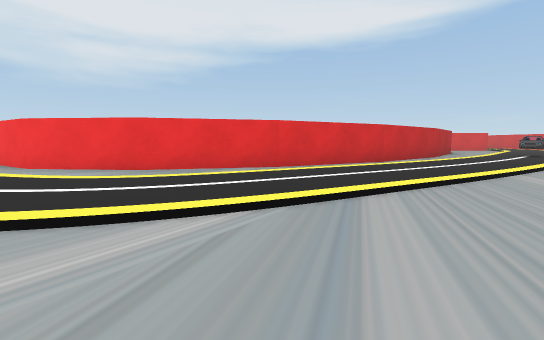
[1] (above)

18 first-person views from a walk through a 3-D level made in the Unity game engine. The camera is 0.49 m above the floor, tilts 6° down and sees 90° across. The floor is counted in squares, 1 m on a side. Each view is taken from the middle of a square. On the plan, view 1 faces up. The plan holds only what a view shows up to about 9 squares ahead; the rest is blank. The place goes on beyond the plan. Some animated figures are left out.

[2]
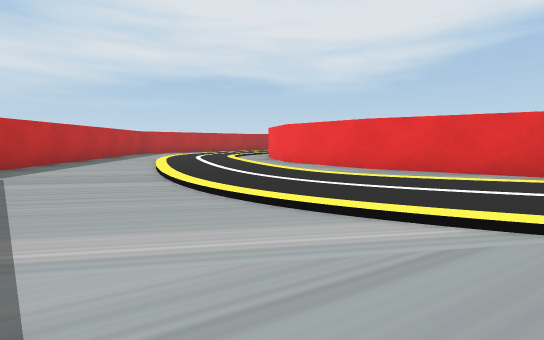

[3]
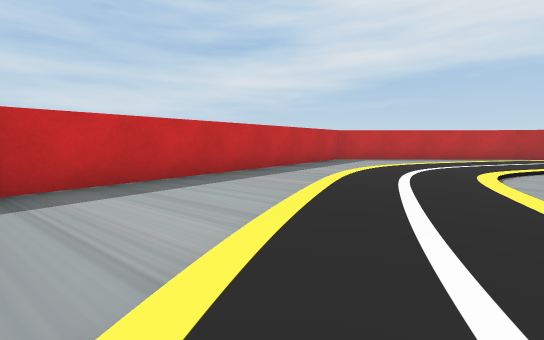

[4]
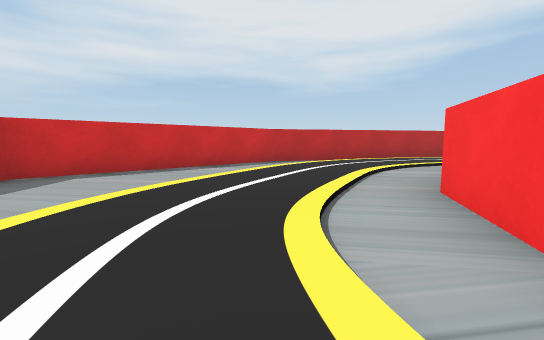

[5]
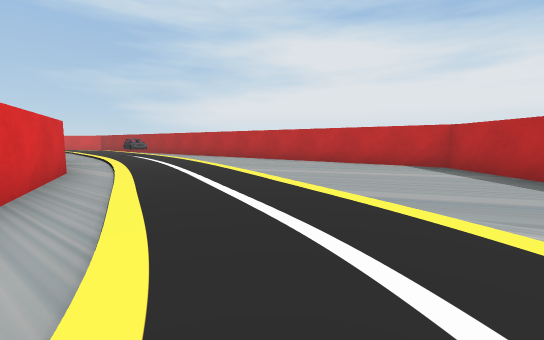

[6]
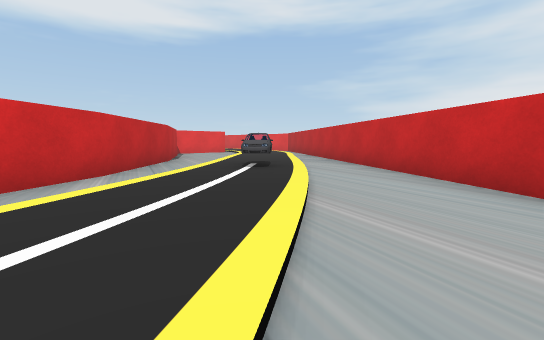

[7]
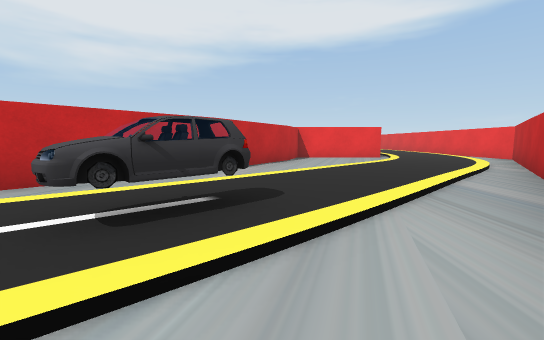

[8]
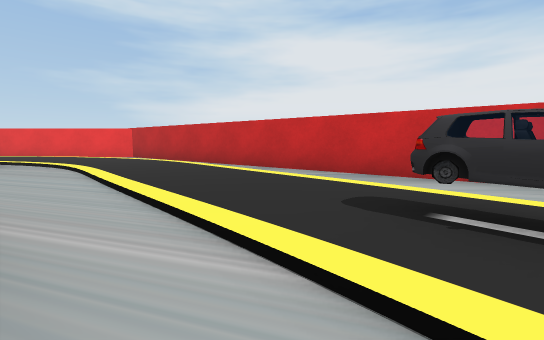

[9]
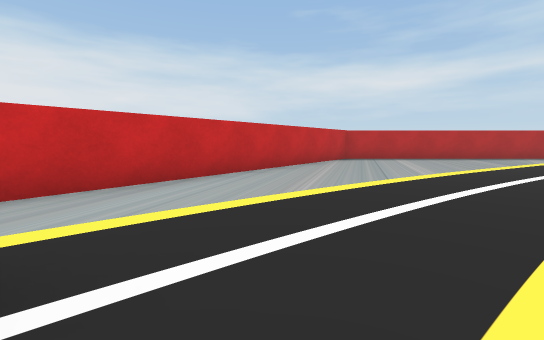

[10]
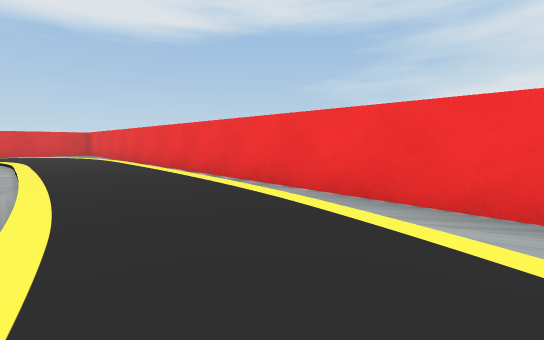

[11]
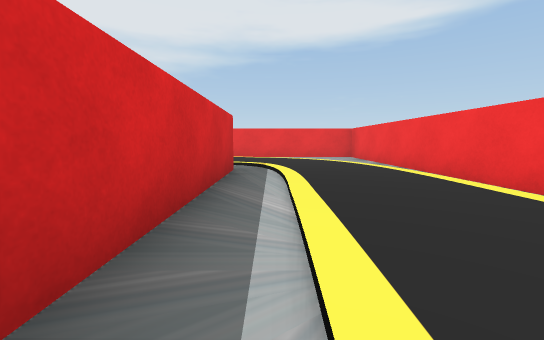

[12]
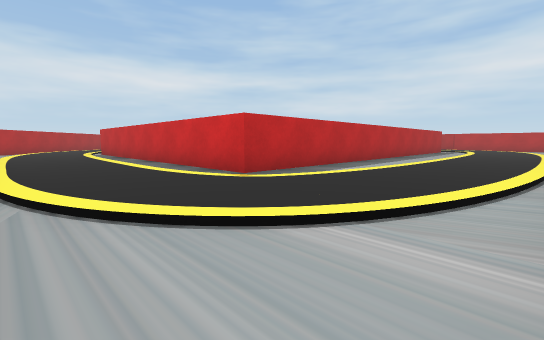

[13]
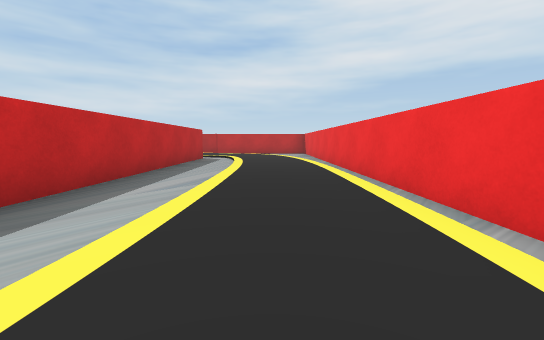

[14]
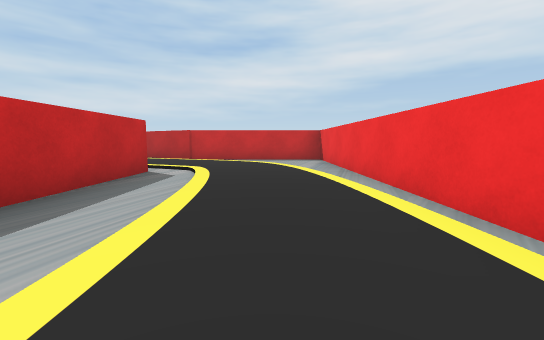

[15]
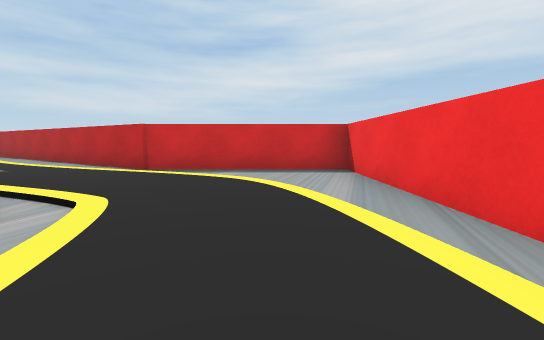

[16]
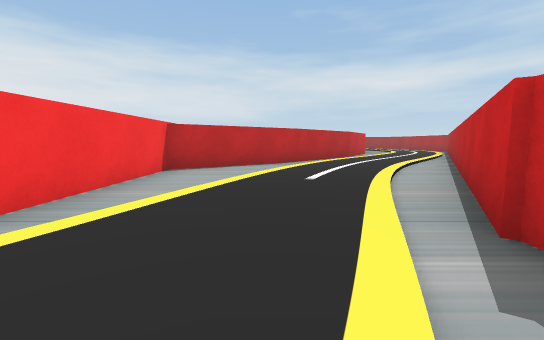

[17]
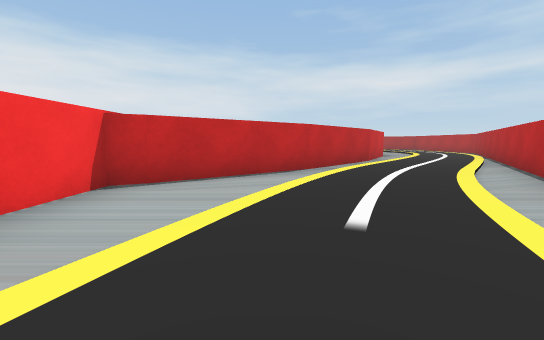

[18]
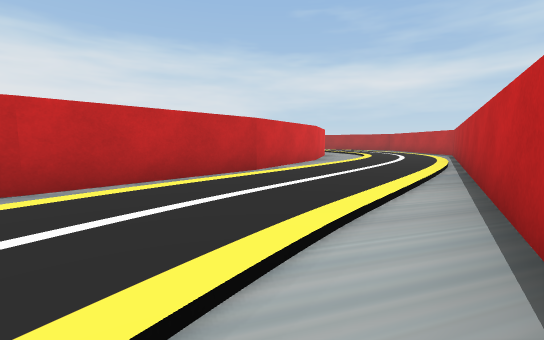

### Floor plan
Key: @ floor where view 1 was taken; # wall or solid block; . main floor; : floor 0.05 m higher than the main floor; / step, stairs or slope; = window, fence, low wall or low ledge; O other object.
Columns run from 12 left of view 1 to 15 right of it. Each row starts with its distance up from view 1.
 27         ############   #####
 26         #....///////////...#
 25         #..::::::::::::::..#
 24         #.::://////////:::.#
 23         #.::............/:/#
 22         #/::############/:/#
 21        ##/:.#          #/:/#
 20       ##/::.#          #/:/#
 19       #./:/.#          #/:/#
 18      ##/:/.##          #/:/#
 17      #/::/##           #/:/#
 16     ##::/##            #/:/#
 15    ##::/##          ####/:/#
 14    #::/##           #...::.#
 13   ##::.#            #../:/##
 12  ##::.##           ##./::/#
 11  #.::.#           ##./::/##
 10 ##::..#          ##./::/##
  9 #.::.           ##./::/##
  8 #..::##        ##./=O/.#
  7 #..::.#       ##./:O/.##
  6 #..::/##    ###.:::/.##
  5 #../://######.::::..##
  4 ##../:://...::::...##
  3  ##../::::::::.....#
  2   ##....:::::.....##
  1    ##............##
  0     ##......@...##
 -1      ##  ########

Where each view was taken, in squares from view 1:
view 1: 0 up, 0 right, facing up
view 2: 0 up, 0 right, facing up-left
view 3: 2 up, 3 left, facing left
view 4: 4 up, 6 left, facing up-left
view 5: 3 up, 2 left, facing right
view 6: 4 up, 4 right, facing up-right
view 7: 6 up, 8 right, facing up
view 8: 9 up, 6 right, facing right
view 9: 8 up, 6 right, facing down
view 10: 14 up, 12 right, facing up-right
view 11: 18 up, 12 right, facing up
view 12: 26 up, 14 right, facing down-left
view 13: 25 up, 9 right, facing left
view 14: 25 up, 5 right, facing left
view 15: 25 up, 2 right, facing left
view 16: 24 up, 2 left, facing down
view 17: 22 up, 2 left, facing down
view 18: 19 up, 5 left, facing down
